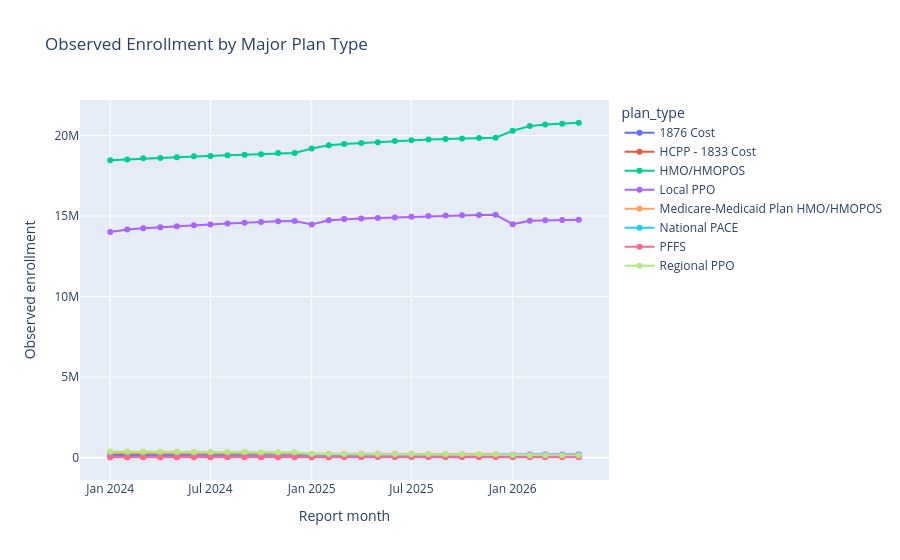

The notebook cell this image was saved under:
### Markdown cell above
## Plan-Type Mix And Growth

Reason: plan type changes can explain aggregate movement. For RCM opportunity work, HMO/HMOPOS, Local PPO, Regional PPO, and similar categories may indicate different contracting or prior-auth workflows.

### Code cell
plan_monthly = (
    ma.groupby(["report_month", "report_month_label", "plan_type"], as_index=False)
    .agg(
        observed_enrollment=("enrolled", "sum"),
        numeric_rows=("is_enrollment_numeric", "sum"),
        suppressed_rows=("is_enrollment_suppressed", "sum"),
        counties=("state_county_key", "nunique"),
    )
    .sort_values(["plan_type", "report_month"])
)
plan_monthly["plan_mom_change"] = plan_monthly.groupby("plan_type")["observed_enrollment"].diff()
plan_monthly["plan_mom_growth_pct"] = plan_monthly.groupby("plan_type")["observed_enrollment"].pct_change()

month_totals = monthly[["report_month", "observed_enrollment"]].rename(columns={"observed_enrollment": "national_observed_enrollment"})
plan_monthly = plan_monthly.merge(month_totals, on="report_month", how="left")
plan_monthly["national_share"] = plan_monthly["observed_enrollment"] / plan_monthly["national_observed_enrollment"]

first_last_plan = (
    plan_monthly.sort_values("report_month")
    .groupby("plan_type")
    .agg(
        first_month=("report_month_label", "first"),
        last_month=("report_month_label", "last"),
        first_enrollment=("observed_enrollment", "first"),
        last_enrollment=("observed_enrollment", "last"),
        avg_share=("national_share", "mean"),
    )
    .reset_index()
)
first_last_plan["absolute_growth"] = first_last_plan["last_enrollment"] - first_last_plan["first_enrollment"]
first_last_plan["growth_pct"] = np.where(first_last_plan["first_enrollment"] > 0, first_last_plan["absolute_growth"] / first_last_plan["first_enrollment"], np.nan)
first_last_plan = first_last_plan.sort_values("last_enrollment", ascending=False)

plan_monthly.to_parquet(PROCESSED_DIR / "ma_scp_plan_monthly.parquet", index=False)
plan_monthly.to_csv(REPORT_TABLE_DIR / "ma_scp_plan_monthly.csv", index=False)
first_last_plan.to_csv(REPORT_TABLE_DIR / "ma_scp_plan_type_growth.csv", index=False)

display(first_last_plan)
top_plans = first_last_plan.head(8)["plan_type"].tolist()
fig = px.line(
    plan_monthly[plan_monthly["plan_type"].isin(top_plans)],
    x="report_month",
    y="observed_enrollment",
    color="plan_type",
    markers=True,
    title="Observed Enrollment by Major Plan Type",
)
fig.update_layout(yaxis_title="Observed enrollment", xaxis_title="Report month")
fig.show()
